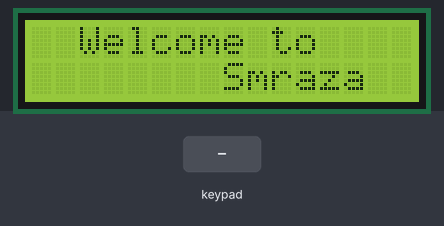
Bench run of a sketch on a simulated Arduino Mega 2560, built with avr-gcc and run on an emulated ATmega2560. Shown: 16×2 character LCD. Inputs (shaded band) come from the test bench. What the sketch prints to the serial monitor is not drawn.

Above: at 1.2 s.
1.3 s: keypad keys 3 8 4 0 4 2 4 4 # pressed 0.4 s apart
At 5.5 s:
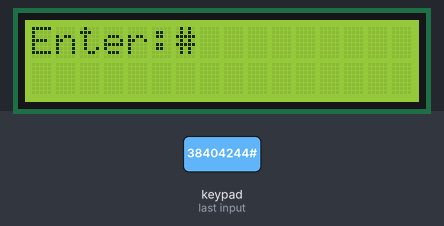
6.4 s: key 'A' pressed
At 7.0 s:
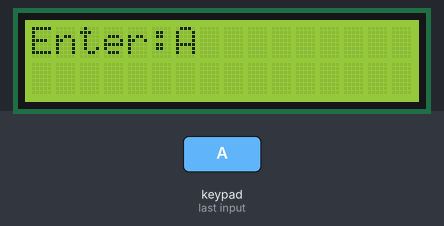
7.9 s: key 'B' pressed
At 8.2 s:
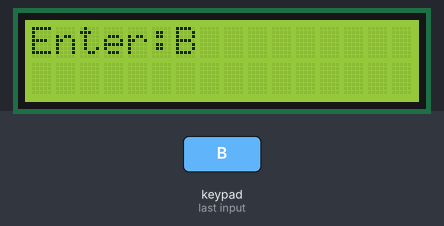
9.4 s: keypad keys 3 8 4 0 4 2 4 4 * pressed 0.4 s apart
At 12.9 s:
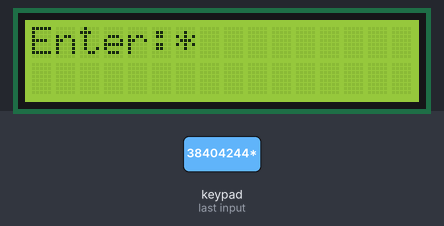
14.5 s: key 'C' pressed
At 15.6 s:
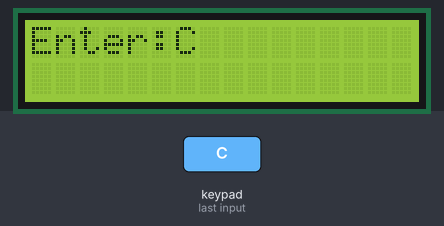
16.0 s: keypad keys 3 8 4 0 4 2 4 4 D pressed 0.4 s apart
At 18.7 s:
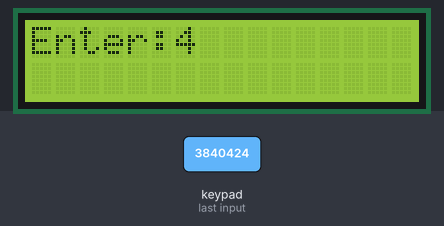
Timing chart, 0 to 20.2 s (numbered marks = the images above; inputs shaded):
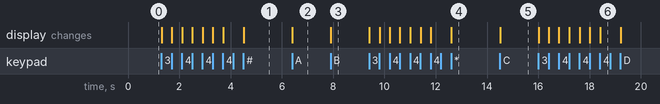

The sketch:

show_keypad_enter.ino
```cpp
/*
 * Author: SMRAZA KEEN
 * Date:2016/6/29
 * IDE V1.6.9
 * Email:TechnicSmraza@outlook.com
 * Function:
 */
// initialize the library with the numbers of the interface pins
#include <LiquidCrystal.h>
LiquidCrystal lcd(12, 11, 5, 4, 3, 2);
#include <Keypad.h>
const byte ROWS = 4; //four rows
const byte COLS = 4; //four columns
//define the cymbols on the buttons of the keypads
char hexaKeys[ROWS][COLS] = {
  {'1','2','3','A'},
  {'4','5','6','B'},
  {'7','8','9','C'},
  {'*','0','#','D'}
};
byte rowPins[ROWS] = {38, 40, 42, 44}; //connect to the row pinouts of the keypad
byte colPins[COLS] = {46, 48, 50, 52}; //connect to the column pinouts of the keypad

//initialize an instance of class NewKeypad
Keypad customKeypad = Keypad( makeKeymap(hexaKeys), rowPins, colPins, ROWS, COLS);

void setup()
{
// set up the LCD's number of columns and rows:
  lcd.begin(16,2);
// Print a message to the LCD.
  lcd.print("  Welcome to ");
  lcd.setCursor(0,1);  //Display position
  lcd.print("        Smraza");
  Serial.begin(9600);
}
void loop()
{
  char customKey = customKeypad.getKey();
  if (customKey){
    Serial.println(customKey);
    lcd.clear();
    lcd.setCursor(0,0);
    lcd.print("Enter:");
    lcd.print(customKey);
  }
 }
```

Measured:
- after the input at 1.3 s, the display: first changes at once (image 1 shows a later state)
- after the input at 6.4 s, the display: changes at once (image 2)
- after the input at 7.9 s, the display: changes at once (image 3)
- after the input at 9.4 s, the display: first changes at once (image 4 shows a later state)
- after the input at 14.5 s, the display: changes at once (image 5)
- after the input at 16.0 s, the display: first changes at once (image 6 shows a later state)
